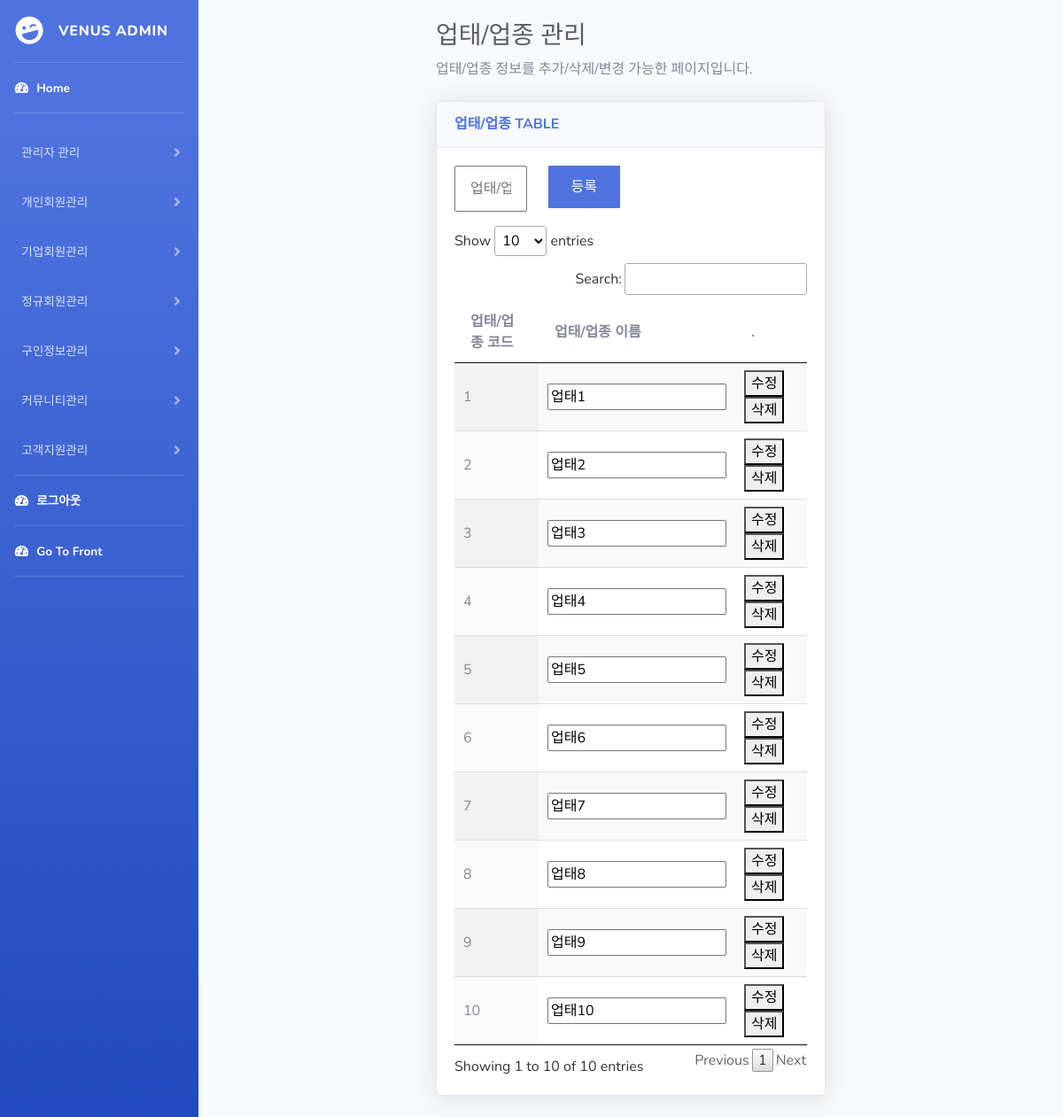
The page /admin/uptae.php (signed in) on the database its author committed.
### tables this page shows
CREATE TABLE IF NOT EXISTS `uptae` (
  `uptaeId` int(11) NOT NULL AUTO_INCREMENT,
  `uptaeName` varchar(50) DEFAULT NULL,
  PRIMARY KEY (`uptaeId`)
);

### admin/db/uptae/getUptae.php (called while the page is built, shortened)
<?php
function getUptae(){
    include 'db/dbcon.php';
    $select_stmt = $con->prepare("SELECT * FROM uptae");
    $select_stmt->execute();
    $result = $select_stmt->fetchAll(PDO::FETCH_ASSOC);
    return $result;
}
?>

### admin/uptae.php (the view, shortened to what this page needs)
<?php
include_once 'nav.php';
include_once 'db/uptae/getUptae.php';
?>
<link href="static/css/board.css" rel="stylesheet" type="text/css">
<div id="content-wrapper" class="d-flex flex-column">
    <div id="content">
        <div class="container-fluid" style="width:50%;">
            <h1 class="h3 mb-2 text-gray-800">업태/업종 관리</h1>
            <p class="mb-4">업태/업종 정보를 추가/삭제/변경 가능한 페이지입니다.</p>
            <div class="card shadow mb-4">
                <div class="card-header py-3">
                    <h6 class="m-0 font-weight-bold text-primary">업태/업종 TABLE</h6>
                </div>
                <div class="card-body">
                    <div class="form-group row">
                        <div class="col-sm-3 mb-3 mb-sm-0">
                            <input id="id-uptae-name-insert" type="text" class="form-field-title-white" placeholder="업태/업종 이름">
                        </div>
                        <div class="col-sm-3 mb-3 mb-sm-0">
                        <div id="id-uptae-insert"  class="form-field-title">등록</div>
                        </div>
                    </div>
                    <table id="example" class="display">
                        <thead>
                            <tr>
                                <th>업태/업종 코드</th>
                                <th>업태/업종 이름</th>
                                <th>.</th>
                            </tr>
                        </thead>
                        <tbody>
                            <?php
                                $uptae=getUptae();
                                for($i=0;$i<sizeof($uptae);$i++){
                                    echo "<tr id='id-uptae-".$uptae[$i]['uptaeId']."'>";
                                    echo "<td>".$uptae[$i]['uptaeId']."</td>";
                                    echo "<td><input id='id-uptae-name-".$uptae[$i]['uptaeId']."' type='text' value='".$uptae[$i]['uptaeName']."'>
                                    <span hidden>".$uptae[$i]['uptaeName']."</span></td>";
                                    echo "<td><button class='uptae-edit'>수정</button><button class='uptae-delete'>삭제</button></td>";
                                    echo "</tr>";
                                }
                            ?>
                        </tbody>
                    </table>
                </div>
            </div>
        </div>
    </div>
</div>

### admin/static/css/style.css (style rules this page uses)
.form-field-title { background-color:#4e73df; text-align:center; color:white; padding: .75rem 1rem; font-weight: 400; vertical-align: middle; }
.form-field-title-white { text-align:left; padding: .75rem 1rem; font-weight: 400; vertical-align: middle; width:100%; }

### admin/static/css/board.css (style rules this page uses)
table.dataTable { width: 100%; margin: 0 auto; clear: both; border-collapse: separate; border-spacing: 0 }
table.dataTable thead th, table.dataTable tfoot th { font-weight: bold }
table.dataTable thead th, table.dataTable thead td { padding: 10px 18px; border-bottom: 1px solid #111 }
table.dataTable thead .sorting, table.dataTable thead .sorting_asc, table.dataTable thead .sorting_desc, table.dataTable thead .sorting_asc_disabled, table.dataTable thead .sorting_desc_disabled { cursor: pointer; *cursor: hand; background-repeat: no-repeat; background-position: center right }
table.dataTable thead .sorting { background-image: url("../images/sort_both.png") }
table.dataTable thead .sorting_asc { background-image: url("../images/sort_asc.png") }
table.dataTable tbody tr { background-color: #ffffff }
table.dataTable tbody th, table.dataTable tbody td { padding: 8px 10px }
table.dataTable.row-border tbody th, table.dataTable.row-border tbody td, table.dataTable.display tbody th, table.dataTable.display tbody td { border-top: 1px solid #ddd }
table.dataTable.row-border tbody tr:first-child th, table.dataTable.row-border tbody tr:first-child td, table.dataTable.display tbody tr:first-child th, table.dataTable.display tbody tr:first-child td { border-top: none }
table.dataTable.stripe tbody tr.odd, table.dataTable.display tbody tr.odd { background-color: #f9f9f9 }
table.dataTable.order-column tbody tr>.sorting_1, table.dataTable.order-column tbody tr>.sorting_2, table.dataTable.order-column tbody tr>.sorting_3, table.dataTable.display tbody tr>.sorting_1, table.dataTable.display tbody tr>.sorting_2, table.dataTable.display tbody tr>.sorting_3 { background-color: #fafafa }
table.dataTable.display tbody tr.odd>.sorting_1, table.dataTable.order-column.stripe tbody tr.odd>.sorting_1 { background-color: #f1f1f1 }
table.dataTable.display tbody tr.even>.sorting_1, table.dataTable.order-column.stripe tbody tr.even>.sorting_1 { background-color: #fafafa }
table.dataTable.no-footer { border-bottom: 1px solid #111 }
table.dataTable, table.dataTable th, table.dataTable td { box-sizing: content-box }

### rows shown on the page
uptae: uptaeId "1", uptaeName "업태1"
uptae: uptaeId "2", uptaeName "업태2"
uptae: uptaeId "3", uptaeName "업태3"
uptae: uptaeId "4", uptaeName "업태4"
uptae: uptaeId "5", uptaeName "업태5"
uptae: uptaeId "6", uptaeName "업태6"
uptae: uptaeId "7", uptaeName "업태7"
uptae: uptaeId "8", uptaeName "업태8"
uptae: uptaeId "9", uptaeName "업태9"
uptae: uptaeId "10", uptaeName "업태10"
